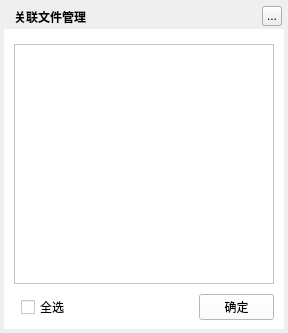
<?xml version="1.0" encoding="UTF-8"?>
<ui version="4.0">
 <class>MusicFileAssocationWidget</class>
 <widget class="QDialog" name="MusicFileAssocationWidget">
  <property name="geometry">
   <rect>
    <x>0</x>
    <y>0</y>
    <width>288</width>
    <height>333</height>
   </rect>
  </property>
  <property name="windowTitle">
   <string>插件管理</string>
  </property>
  <widget class="QLabel" name="background">
   <property name="geometry">
    <rect>
     <x>4</x>
     <y>4</y>
     <width>280</width>
     <height>325</height>
    </rect>
   </property>
   <property name="styleSheet">
    <string notr="true"/>
   </property>
   <property name="text">
    <string/>
   </property>
  </widget>
  <widget class="QLabel" name="topTitleName">
   <property name="geometry">
    <rect>
     <x>14</x>
     <y>4</y>
     <width>220</width>
     <height>25</height>
    </rect>
   </property>
   <property name="styleSheet">
    <string notr="true">color:&quot;#FFFFFF&quot;;font-weight:bold</string>
   </property>
   <property name="text">
    <string>关联文件管理</string>
   </property>
  </widget>
  <widget class="QToolButton" name="topTitleCloseButton">
   <property name="geometry">
    <rect>
     <x>262</x>
     <y>6</y>
     <width>20</width>
     <height>20</height>
    </rect>
   </property>
   <property name="text">
    <string>...</string>
   </property>
  </widget>
  <widget class="QWidget" name="backgroundMask" native="true">
   <property name="geometry">
    <rect>
     <x>4</x>
     <y>29</y>
     <width>280</width>
     <height>300</height>
    </rect>
   </property>
   <property name="styleSheet">
    <string notr="true">background:white;</string>
   </property>
   <widget class="MusicFileAssocationTableWidget" name="itemTableWidget">
    <property name="geometry">
     <rect>
      <x>10</x>
      <y>15</y>
      <width>260</width>
      <height>240</height>
     </rect>
    </property>
   </widget>
   <widget class="QPushButton" name="confirmButton">
    <property name="enabled">
     <bool>true</bool>
    </property>
    <property name="geometry">
     <rect>
      <x>195</x>
      <y>265</y>
      <width>75</width>
      <height>26</height>
     </rect>
    </property>
    <property name="cursor">
     <cursorShape>PointingHandCursor</cursorShape>
    </property>
    <property name="focusPolicy">
     <enum>Qt::NoFocus</enum>
    </property>
    <property name="text">
     <string>确定</string>
    </property>
   </widget>
   <widget class="QCheckBox" name="selectAllCheckButton">
    <property name="geometry">
     <rect>
      <x>17</x>
      <y>270</y>
      <width>80</width>
      <height>16</height>
     </rect>
    </property>
    <property name="text">
     <string>全选</string>
    </property>
   </widget>
  </widget>
  <zorder>background</zorder>
  <zorder>backgroundMask</zorder>
  <zorder>topTitleName</zorder>
  <zorder>topTitleCloseButton</zorder>
 </widget>
 <customwidgets>
  <customwidget>
   <class>MusicFileAssocationTableWidget</class>
   <extends>QTableWidget</extends>
   <header>musicfileassocationwidget.h</header>
  </customwidget>
 </customwidgets>
 <resources/>
 <connections/>
</ui>
